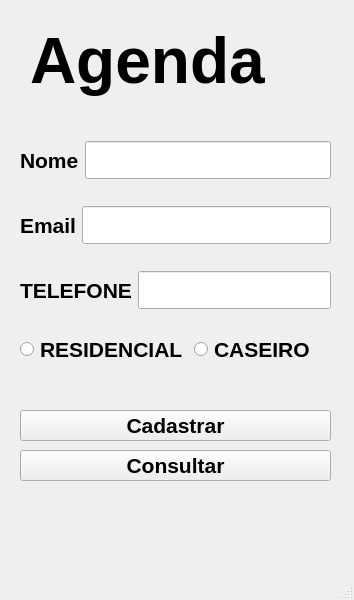
<?xml version="1.0" encoding="UTF-8"?>
<ui version="4.0">
 <class>MainWindow</class>
 <widget class="QMainWindow" name="MainWindow">
  <property name="geometry">
   <rect>
    <x>0</x>
    <y>0</y>
    <width>354</width>
    <height>600</height>
   </rect>
  </property>
  <property name="font">
   <font>
    <family>Bahnschrift Light Condensed</family>
    <pointsize>16</pointsize>
   </font>
  </property>
  <property name="windowTitle">
   <string>MainWindow</string>
  </property>
  <widget class="QWidget" name="centralwidget">
   <widget class="QLabel" name="label">
    <property name="geometry">
     <rect>
      <x>30</x>
      <y>20</y>
      <width>391</width>
      <height>81</height>
     </rect>
    </property>
    <property name="font">
     <font>
      <family>Arial</family>
      <pointsize>48</pointsize>
      <weight>75</weight>
      <bold>true</bold>
     </font>
    </property>
    <property name="text">
     <string>Agenda</string>
    </property>
   </widget>
   <widget class="QWidget" name="verticalLayoutWidget">
    <property name="geometry">
     <rect>
      <x>20</x>
      <y>120</y>
      <width>311</width>
      <height>210</height>
     </rect>
    </property>
    <layout class="QVBoxLayout" name="verticalLayout">
     <item>
      <layout class="QHBoxLayout" name="horizontalLayout_4">
       <item>
        <widget class="QLabel" name="label_8">
         <property name="font">
          <font>
           <family>Arial</family>
           <weight>75</weight>
           <bold>true</bold>
          </font>
         </property>
         <property name="text">
          <string>Nome</string>
         </property>
        </widget>
       </item>
       <item>
        <widget class="QLineEdit" name="textNome"/>
       </item>
      </layout>
     </item>
     <item>
      <layout class="QHBoxLayout" name="horizontalLayout_3">
       <item>
        <widget class="QLabel" name="label_7">
         <property name="font">
          <font>
           <family>Arial</family>
           <weight>75</weight>
           <bold>true</bold>
          </font>
         </property>
         <property name="text">
          <string>Email</string>
         </property>
        </widget>
       </item>
       <item>
        <widget class="QLineEdit" name="textEmail"/>
       </item>
      </layout>
     </item>
     <item>
      <layout class="QHBoxLayout" name="horizontalLayout">
       <item>
        <widget class="QLabel" name="label_2">
         <property name="font">
          <font>
           <family>Arial</family>
           <weight>75</weight>
           <bold>true</bold>
          </font>
         </property>
         <property name="text">
          <string>TELEFONE</string>
         </property>
        </widget>
       </item>
       <item>
        <widget class="QLineEdit" name="textTelefone"/>
       </item>
      </layout>
     </item>
    </layout>
   </widget>
   <widget class="QWidget" name="horizontalLayoutWidget_5">
    <property name="geometry">
     <rect>
      <x>20</x>
      <y>310</y>
      <width>311</width>
      <height>80</height>
     </rect>
    </property>
    <layout class="QHBoxLayout" name="horizontalLayout_5">
     <item>
      <widget class="QRadioButton" name="checkedResidencial">
       <property name="font">
        <font>
         <family>Arial</family>
         <weight>75</weight>
         <bold>true</bold>
        </font>
       </property>
       <property name="text">
        <string>RESIDENCIAL</string>
       </property>
      </widget>
     </item>
     <item>
      <widget class="QRadioButton" name="checkedCasa">
       <property name="font">
        <font>
         <family>Arial</family>
         <weight>75</weight>
         <bold>true</bold>
        </font>
       </property>
       <property name="text">
        <string>CASEIRO</string>
       </property>
      </widget>
     </item>
    </layout>
   </widget>
   <widget class="QPushButton" name="cadButton">
    <property name="geometry">
     <rect>
      <x>20</x>
      <y>410</y>
      <width>311</width>
      <height>31</height>
     </rect>
    </property>
    <property name="font">
     <font>
      <family>Arial</family>
      <pointsize>16</pointsize>
      <weight>75</weight>
      <bold>true</bold>
     </font>
    </property>
    <property name="text">
     <string>Cadastrar</string>
    </property>
   </widget>
   <widget class="QPushButton" name="consButton">
    <property name="geometry">
     <rect>
      <x>20</x>
      <y>450</y>
      <width>311</width>
      <height>31</height>
     </rect>
    </property>
    <property name="font">
     <font>
      <family>Arial</family>
      <pointsize>16</pointsize>
      <weight>75</weight>
      <bold>true</bold>
     </font>
    </property>
    <property name="text">
     <string>Consultar</string>
    </property>
   </widget>
  </widget>
  <widget class="QMenuBar" name="menubar">
   <property name="geometry">
    <rect>
     <x>0</x>
     <y>0</y>
     <width>354</width>
     <height>21</height>
    </rect>
   </property>
  </widget>
  <widget class="QStatusBar" name="statusbar"/>
 </widget>
 <resources/>
 <connections/>
</ui>
